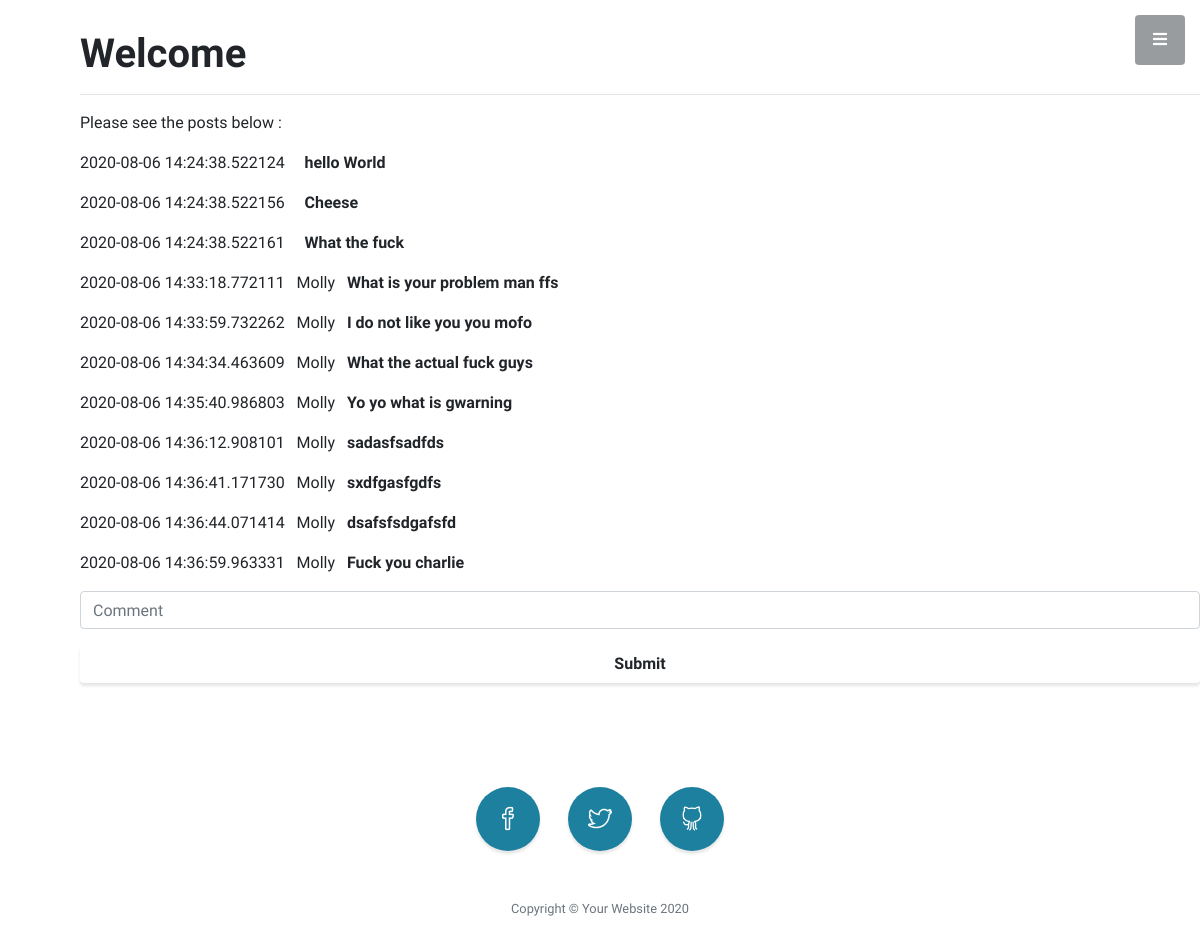
The page /Harrison/posts (signed in) on the database as committed earlier.
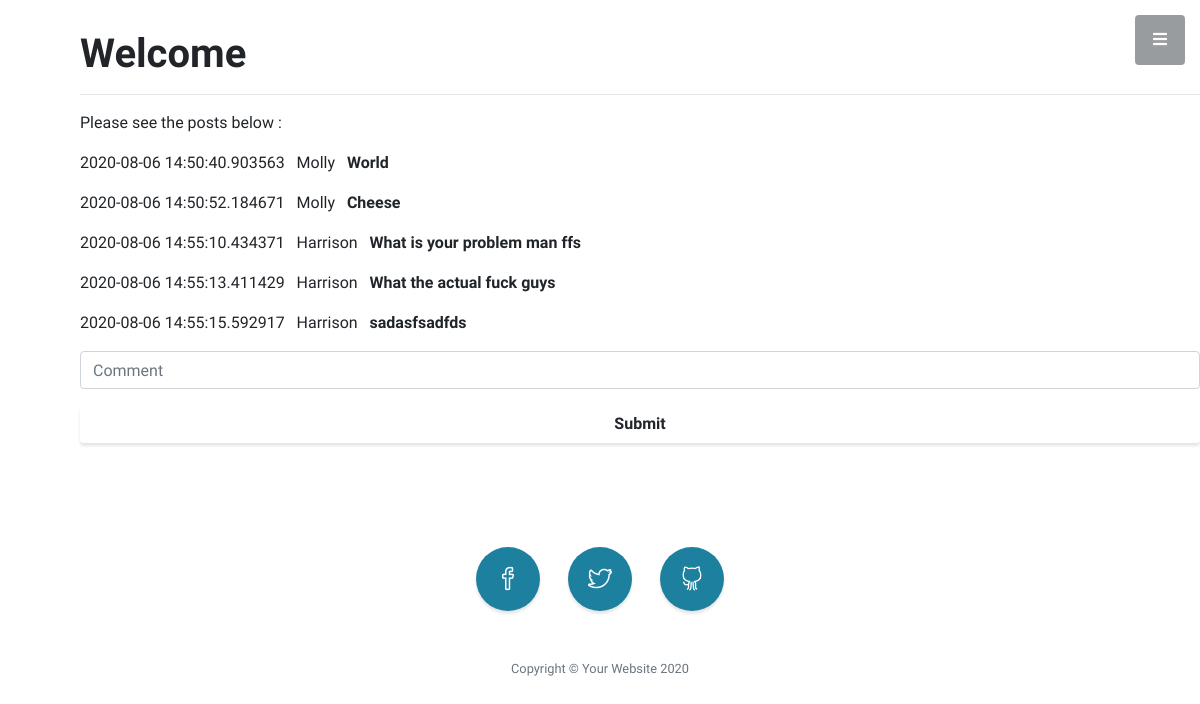
The same page on the database as committed later.
### app/models.py (models this page shows, shortened)
class Posts(db.Model):
    id = db.Column(db.Integer, primary_key=True)
    body = db.Column(db.String(120), index=True)
    timestamp = db.Column(db.DateTime, index=True, default=datetime.utcnow)
    user_id = db.Column(db.Integer, db.ForeignKey('person.id'))
    request = db.relationship("Person", backref=backref("Posts", uselist=False))

class Person(db.Model, UserMixin):
    id = db.Column(db.Integer, primary_key=True)
    name = db.Column(db.String(120), index=True, unique=True)
    email = db.Column(db.String(120), index=True, unique=True)
    password_hash = db.Column(db.String(128))
    posts = db.relationship('Posts', backref='People', lazy=True)
    about_me = db.Column(db.String(340))
    last_seen = db.Column(db.DateTime, default=datetime.utcnow())

### app/routes.py (the view)
@app.route('/<username>/posts', methods=["GET", "POST"])
def posts(username):
    user = Person.query.filter_by(name=username).first_or_404()
    posts = Posts.query.all()
    form = UserPost()
    if form.validate_on_submit():
        post = Posts(body = form.body.data, user_id = current_user.id)
        db.session.add(post)
        db.session.commit()
        return redirect(url_for('posts', username= current_user.name))
    return render_template('posts.html', user=username, posts=posts, form=form)

### app/forms.py
class UserPost(FlaskForm):
    body = StringField("Info")
    submit = SubmitField("Submit")

### app/models.py (called while the page is built)
@login.user_loader
def load_user(id):
    return Person.query.get(int(id))

### app/templates/posts.html (shortened to what this page needs)
{% extends 'reduced_base.html' %}
    {% block content %}
    <body>
    <div style = "padding-left:80px; padding-top: 30px;">
            <h1>Welcome {{user.name}}</h1>
            <hr>
            <p>Please see the posts below : </p>
                {% for post in posts %}
                    <p>{{ post.timestamp }} &nbsp; {{ post.request.name }}  &nbsp; <b>{{ post.body }}</b></p>
                {% endfor %}
                <form method="post">
                  <div class="form-group">
                    {{ form.body(class="form-control", placeholder="Comment") }}
                  </div>
                    {{ form.submit(class="btn btn-block login-btn mb-4" ) }}
                </form>
    </div>
    </body>
    {% endblock %}

### app/templates/reduced_base.html (shortened to what this page needs)
<!DOCTYPE html>
<html lang="en">
<head>
  <link href="../static/assets/vendor/bootstrap/css/bootstrap.min.css" rel="stylesheet">
  <link href="../static/assets/vendor/fontawesome-free/css/all.min.css" rel="stylesheet" type="text/css">
  <link href="../static/assets/vendor/simple-line-icons/css/simple-line-icons.css" rel="stylesheet">
  <link href="../static/assets/css/stylish-portfolio.min.css" rel="stylesheet">
</head>
<body id="page-top">
  <a class="menu-toggle rounded" href="#">
    <i class="fas fa-bars"></i>
  </a>
    {% block content %}
    {% endblock %}
  <footer class="footer text-center" id="contact">
    <div class="container">
      <ul class="list-inline mb-5">
        <li class="list-inline-item">
          <a class="social-link rounded-circle text-white mr-3" href="#!">
            <i class="icon-social-facebook"></i>
          </a>
        </li>
        <li class="list-inline-item">
          <a class="social-link rounded-circle text-white mr-3" href="#!">
            <i class="icon-social-twitter"></i>
          </a>
        </li>
        <li class="list-inline-item">
          <a class="social-link rounded-circle text-white" href="#!">
            <i class="icon-social-github"></i>
          </a>
        </li>
      </ul>
      <p class="text-muted small mb-0">Copyright &copy; Your Website 2020</p>
    </div>
  </footer>
</body>
</html>

Rows that differ between the two databases and show on the page:
removed Posts: timestamp "2020-08-06 14:33:18.772111", request.name "Molly", body "What is your problem man ffs"
removed Posts: timestamp "2020-08-06 14:33:59.732262", request.name "Molly", body "I do not like you you mofo"
removed Posts: timestamp "2020-08-06 14:34:34.463609", request.name "Molly", body "What the actual fuck guys"
removed Posts: timestamp "2020-08-06 14:35:40.986803", request.name "Molly", body "Yo yo what is gwarning"
removed Posts: timestamp "2020-08-06 14:36:12.908101", request.name "Molly", body "sadasfsadfds"
removed Posts: timestamp "2020-08-06 14:36:41.171730", request.name "Molly", body "sxdfgasfgdfs"
removed Posts: timestamp "2020-08-06 14:36:44.071414", request.name "Molly", body "dsafsfsdgafsfd"
removed Posts: timestamp "2020-08-06 14:36:59.963331", request.name "Molly", body "Fuck you charlie"
changed Posts: timestamp "2020-08-06 14:24:38.522124" → "2020-08-06 14:50:40.903563"; request.name (not shown) → "Molly"; body "hello World" → "World"
changed Posts "Cheese": timestamp "2020-08-06 14:24:38.522156" → "2020-08-06 14:50:52.184671"; request.name (not shown) → "Molly"
added Posts: timestamp "2020-08-06 14:55:10.434371", request.name "Harrison", body "What is your problem man ffs"
changed Posts: timestamp "2020-08-06 14:24:38.522161" → "2020-08-06 14:55:13.411429"; request.name (not shown) → "Harrison"; body "What the fuck" → "What the actual fuck guys"
added Posts: timestamp "2020-08-06 14:55:15.592917", request.name "Harrison", body "sadasfsadfds"
